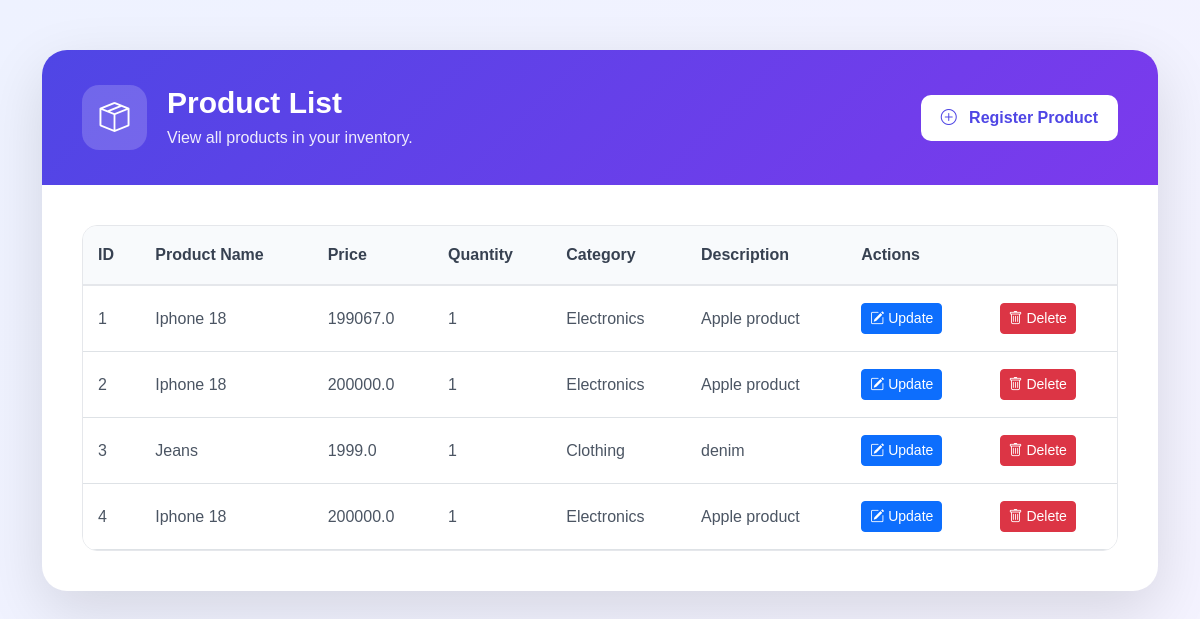
The app's page /display, older data.
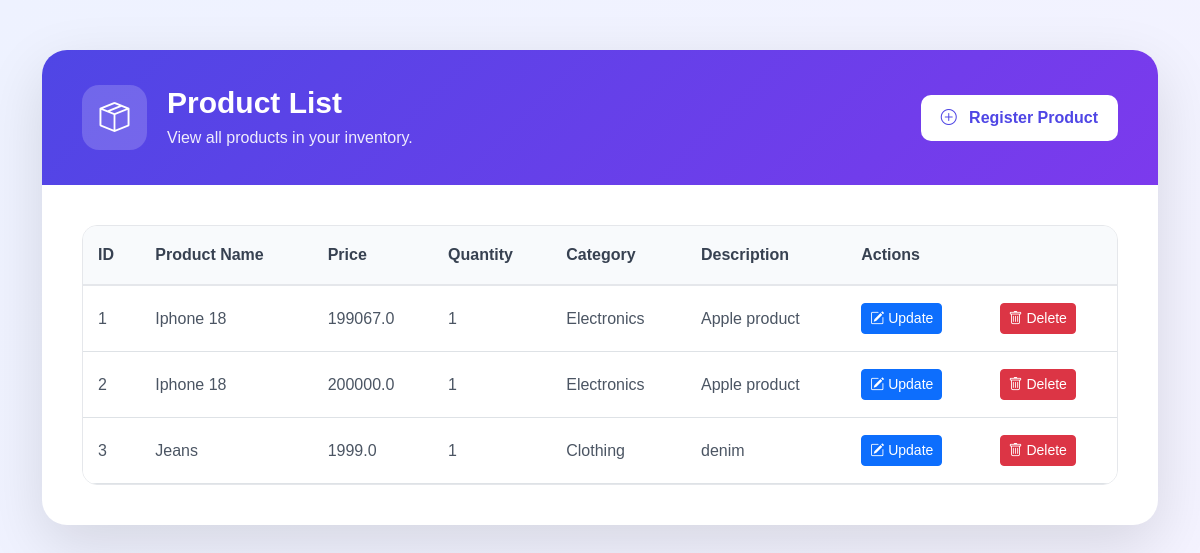
The same page, newer data.
### product_app/models.py (models this page shows)
class Product(models.Model):
    p_name=models.CharField(max_length=30)
    p_price=models.FloatField()
    p_qty=models.IntegerField()
    p_category=models.CharField(max_length=100)
    p_desc=models.CharField(max_length=500)
    img=models.ImageField(upload_to="image",null=True)

### product_app/views.py (the view)
# urls.py: path("display",display,name="display"),
def display(request):
    products=Product.objects.all()
    return render(request,"display.html",{"products":products})

### product_app/templates/display.html (shortened to what this page needs)
<!DOCTYPE html>
<html lang="en">
<head>
    <link
        href="https://cdn.jsdelivr.net/npm/bootstrap@5.3.3/dist/css/bootstrap.min.css"
        rel="stylesheet"
    >
    <link
        href="https://cdn.jsdelivr.net/npm/bootstrap-icons@1.11.3/font/bootstrap-icons.css"
        rel="stylesheet"
    >
</head>
<body>
    <div class="container">
        <div class="main-card">
            <div class="page-header">
                <div class="header-content">
                    <div class="header-icon">
                        <i class="bi bi-box-seam"></i>
                    </div>
                    <div>
                        <h2>
                            Product List
                        </h2>
                        <p>
                            View all products in your inventory.
                        </p>
                    </div>
                </div>
                <a
                    href="{% url 'product' %}"
                    class="btn register-btn"
                >
                    <i class="bi bi-plus-circle me-2"></i>
                    Register Product
                </a>
            </div>
            <div class="table-body">
                <div class="table-container">
                    <table class="table table-hover">
                        <thead>
                            <tr>
                                <th>
                                    ID
                                </th>
                                <th>
                                    Product Name
                                </th>
                                <th>
                                    Price
                                </th>
                                <th>
                                    Quantity
                                </th>
                                <th>
                                    Category
                                </th>
                                <th>
                                    Description
                                </th>
                                <th colspan="2">
                                    Actions
                                </th>
                            </tr>
                        </thead>
                        <tbody>
                            {%  for product in products  %}
                            <tr>
                                <td>{{forloop.counter}}</td>
                                <td>{{product.p_name}}</td>
                                <td>{{product.p_price}}</td>
                                <td>{{product.p_qty}}</td>
                                <td>{{product.p_category}}</td>
                                <td>{{product.p_desc}}</td>
                                <td>
                                    <a href="{% url 'update' %}?id={{product.id}}" class="btn btn-primary btn-sm">
                                        <i class="bi bi-pencil-square"></i>
                                            Update
                                    </a>
                                </td>
                                <td>
                                    <a href="{% url 'delete' %}?id={{product.id}}" class="btn btn-danger btn-sm">
                                    <i class="bi bi-trash"></i>
                                        Delete
                                    </a>
                                </td>
                            </tr>
                            {% endfor %}
                        </tbody>
                    </table>
                </div>
            </div>
        </div>
    </div>
</body>
</html>

Row changes from the older to the newer data that the page shows:
removed Product: p_name "Iphone 18", p_price "200000.0", p_qty "1", p_category "Electronics", p_desc "Apple product"
